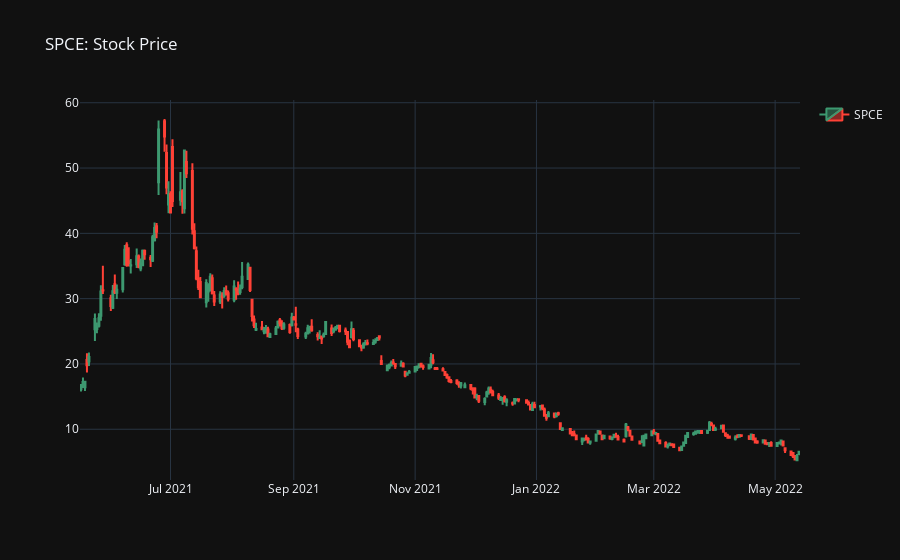
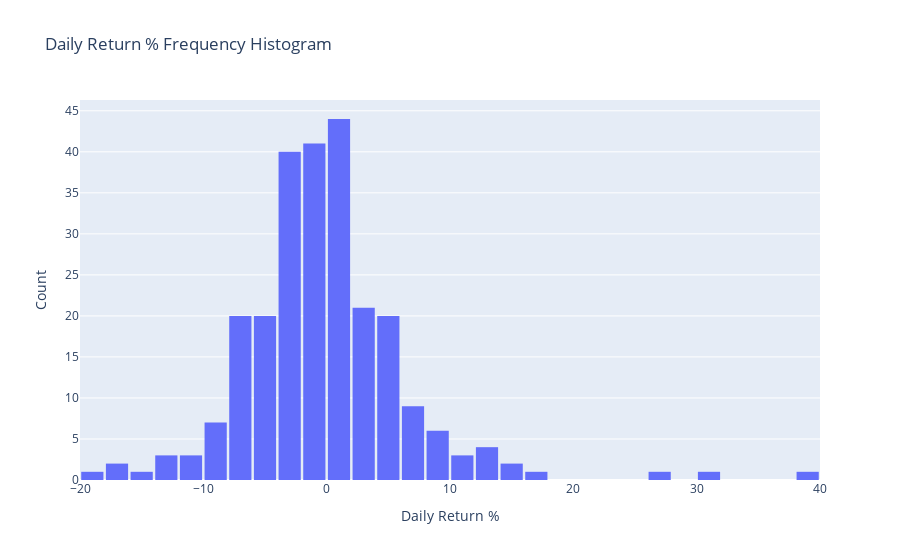
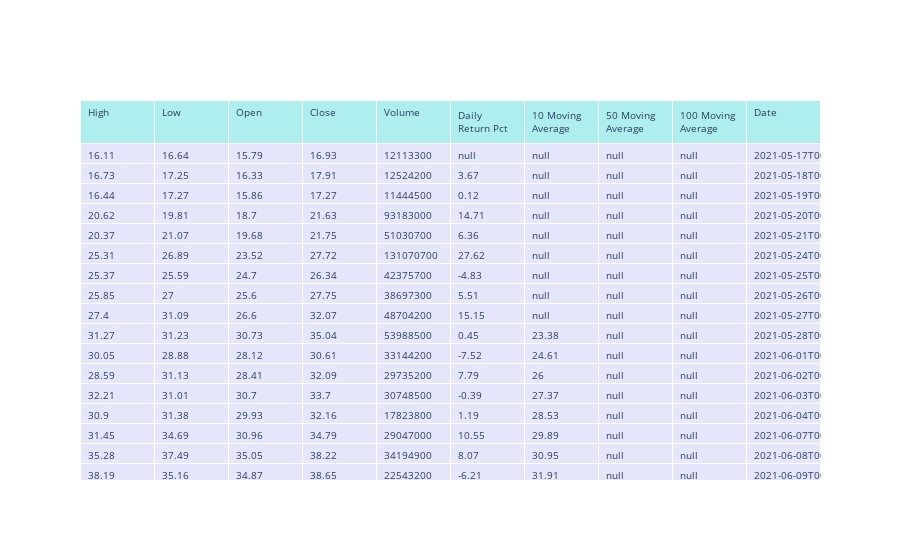

Notebook cell for these charts, in order:
### Code cell
get_data_from_yahoo('SPCE')

### Figure 1 — Plotly figure (JSON) as saved in the notebook; plotly's stock layout.template omitted (floating-point values rounded to 4 significant figures; data arrays with more than 128 entries replaced by an {"elided": "..."} marker saying what was removed)
{"data": [{"close": {"elided": "252 float values"}, "high": {"elided": "252 float values"}, "low": {"elided": "252 float values"}, "name": "SPCE", "open": {"elided": "252 float values"}, "showlegend": true, "type": "candlestick", "x": {"elided": "252 str values"}}], "layout": {"title": {"text": "SPCE: Stock Price"}, "xaxis": {"rangeslider": {"visible": false}}}}

### Figure 2 — Plotly figure (JSON) as saved in the notebook; plotly's stock layout.template omitted (floating-point values rounded to 4 significant figures; data arrays with more than 128 entries replaced by an {"elided": "..."} marker saying what was removed)
{"data": [{"type": "histogram", "x": {"elided": "252 float values"}}], "layout": {"bargap": 0.1, "title": {"text": "Daily Return % Frequency Histogram"}, "xaxis": {"title": {"text": "Daily Return %"}}, "yaxis": {"title": {"text": "Count"}}}}

### Figure 3 — Plotly figure (JSON) as saved in the notebook; plotly's stock layout.template omitted (floating-point values rounded to 4 significant figures; data arrays with more than 128 entries replaced by an {"elided": "..."} marker saying what was removed)
{"data": [{"cells": {"align": "left", "fill": {"color": "lavender"}, "font": {"size": 10}, "values": {"elided": "10x252 mixed values"}}, "header": {"align": "left", "fill": {"color": "paleturquoise"}, "font": {"size": 10}, "values": ["High", "Low", "Open", "Close", "Volume", "Daily Return Pct", "10 Moving Average", "50 Moving Average", "100 Moving Average", "Date"]}, "type": "table"}], "layout": {}}
